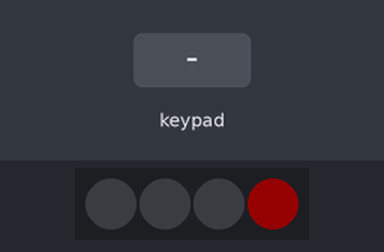
The sketch below on a simulated Arduino Leonardo, built with avr-gcc and run on an emulated ATmega32U4. On the bench: 4 RGB LEDs in strip order, left to right. The test bench sets the inputs (shaded band). Dim RGB values are drawn brighter than linear.

Above: at 1.2 s.
1.3 s: key '^' pressed
At 2.5 s:
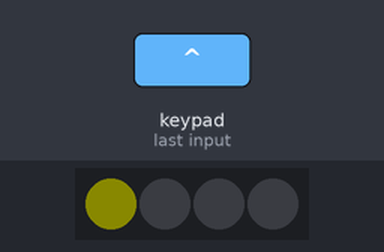
2.8 s: key 'C' pressed
At 3.7 s:
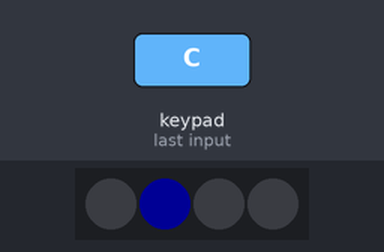
4.3 s: key 'D' pressed
At 4.7 s:
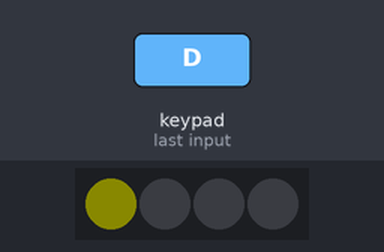
5.8 s: key 'v' pressed
At 7.0 s:
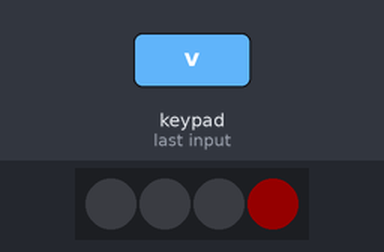
7.3 s: key 'v' pressed
At 8.5 s:
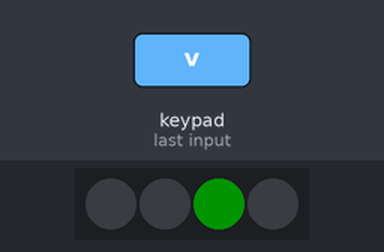
Timing chart, 0 to 9.8 s (numbered marks = the images above; inputs shaded):
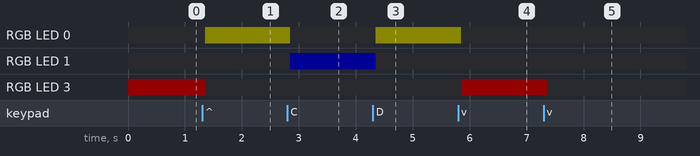

The sketch:

ard_macro.ino
```cpp
#include <Keyboard.h>
#include <Keypad.h>
#include <Adafruit_NeoPixel.h>

#define PIN 16
#define NUMPIXELS 4

const byte ROWS = 4; // Four rows
const byte COLS = 4; // Three columns
char keys[ROWS][COLS] = { // Define the Keymap
  {'1', '2', '3', '^'},   //R0
  {'4', '5', '6', 'v'},   //R1
  {'7', '8', '9', 'C'},   //R2
  {'*', '0', '#', 'D'}    //R3
  };                      //   C0 C1 C2 C3
byte rowPins[ROWS] = {2,3,4,5};  // Connect keypad ROW0, ROW1, ROW2 and ROW3 to these Arduino pins.
byte colPins[COLS] = {6,7,8,9};  // Connect keypad COL0, COL1 COL2, and COL3 to these Arduino pins.

Keypad kpd = Keypad( makeKeymap(keys), rowPins, colPins, ROWS, COLS );  // Create the Keypad
Adafruit_NeoPixel pixels(NUMPIXELS, PIN, NEO_GRB + NEO_KHZ800); // Initialize NeoPixel library

int mode = 3;

void setup()  {
  pixels.clear();
  pixels.setPixelColor(mode, 20, 0, 0);
  //kpd.setDebounceTime(250);
  pixels.begin();
}

void loop()  {
  char key = kpd.getKey();

  if (key)  {
    switch (key)  {
      case 'A': mode = 3; break;
      case 'B': mode = 2; break;
      case 'C': mode = 1; break;
      case 'D': mode = 0; break;
      case 'v':
        mode--;
        if (mode < 0) {
          mode = 3;
        }
      break;
      case '^':
        mode++;
        if (mode > 3) {
          mode = 0;
        }
     }
    switch (mode)  {
      case 0:
        pixels.clear();
        pixels.setPixelColor(mode, 10, 10, 0);
        Keyboard.press(KEY_RIGHT_ALT);
    break;
      case 1:
        pixels.clear();
        pixels.setPixelColor(mode, 0, 0, 20);
      break;
      case 2:
        pixels.clear();
        pixels.setPixelColor(mode, 0, 20, 0);
        Keyboard.press(KEY_RIGHT_SHIFT);
      break;
      case 3:
        pixels.clear();
        pixels.setPixelColor(mode, 20, 0, 0);
        Keyboard.press(KEY_RIGHT_CTRL);
      break;
     }
    if (mode != 1)  {
      switch (key)  {
        case '1': Keyboard.press(KEY_F13); break;
        case '2': Keyboard.press(KEY_F14); break;
        case '3': Keyboard.press(KEY_F15); break;
        case '4': Keyboard.press(KEY_F16); break;
        case '5': Keyboard.press(KEY_F17); break;
        case '6': Keyboard.press(KEY_F18); break;
        case '7': Keyboard.press(KEY_F19); break;
        case '8': Keyboard.press(KEY_F20); break;
        case '9': Keyboard.press(KEY_F21); break;
        case '0': Keyboard.press(KEY_F23); break;
        case '*': Keyboard.press(KEY_F22); break;
        case '#': Keyboard.press(KEY_F24); break;
       }
     }
    if (mode == 1)  {
      switch (key)  {
        case '1': Keyboard.press('['); break;
        case '2': Keyboard.press(';'); break;
        case '3': Keyboard.press('.'); break;
        case '4': Keyboard.press('p'); break;
        case '5': Keyboard.press('l'); break;
        case '6': Keyboard.press(','); break;
        case '7': Keyboard.press('o'); break;
        case '8': Keyboard.press('k'); break;
        case '9': Keyboard.press('m'); break;
        case '0': Keyboard.press('i'); break;
        case '*': Keyboard.press('j'); break;
        case '#': Keyboard.press('n'); break;
       }
     }
    delay(50);
    Keyboard.releaseAll();
  }
 pixels.show();
}
```

Measured:
- after the input at 1.3 s, RGB LED 0: off → RGB(10, 10, 0) after 0.05 s; RGB LED 3: RGB(20, 0, 0) → off after 0.05 s
- after the input at 2.8 s, RGB LED 0: RGB(10, 10, 0) → off after 0.05 s; RGB LED 1: off → RGB(0, 0, 20) after 0.05 s
- after the input at 4.3 s, RGB LED 0: off → RGB(10, 10, 0) after 0.05 s; RGB LED 1: RGB(0, 0, 20) → off after 0.05 s
- after the input at 5.8 s, RGB LED 0: RGB(10, 10, 0) → off after 0.05 s; RGB LED 3: off → RGB(20, 0, 0) after 0.05 s
- after the input at 7.3 s, RGB LED 3: RGB(20, 0, 0) → off after 0.06 s
